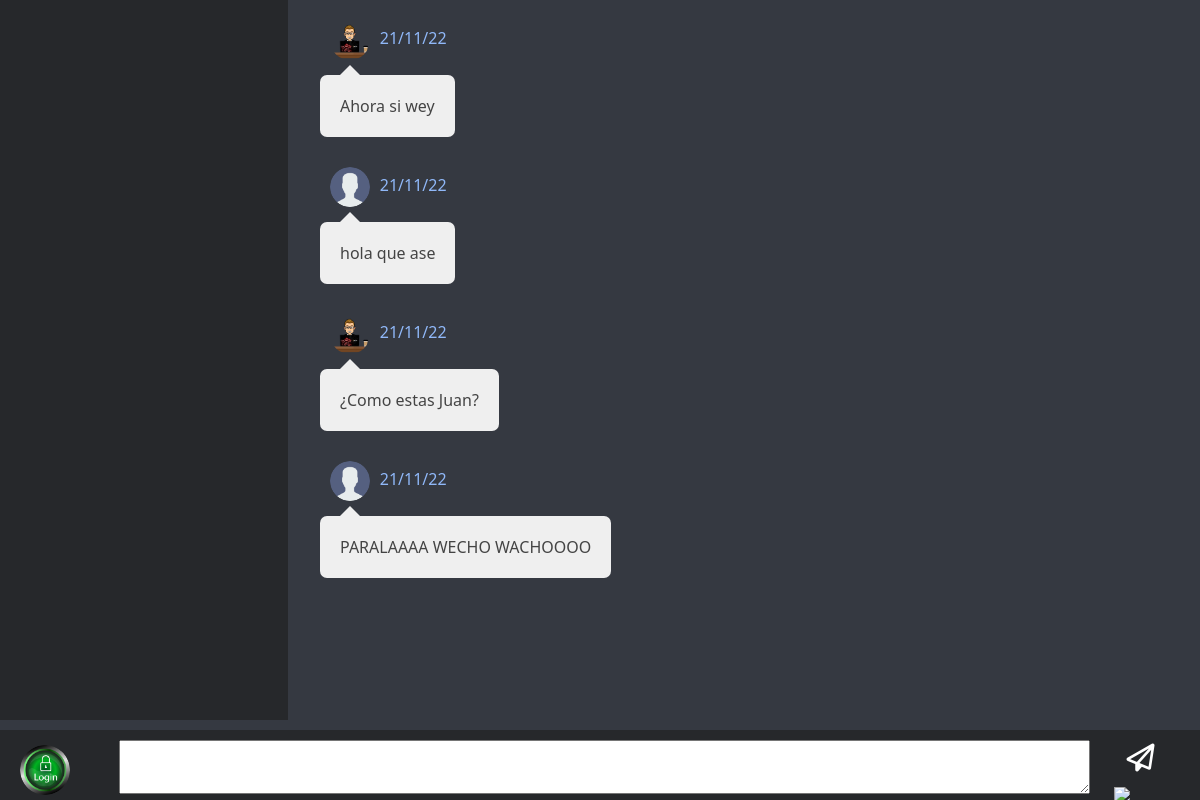
Before: / with the older database file.
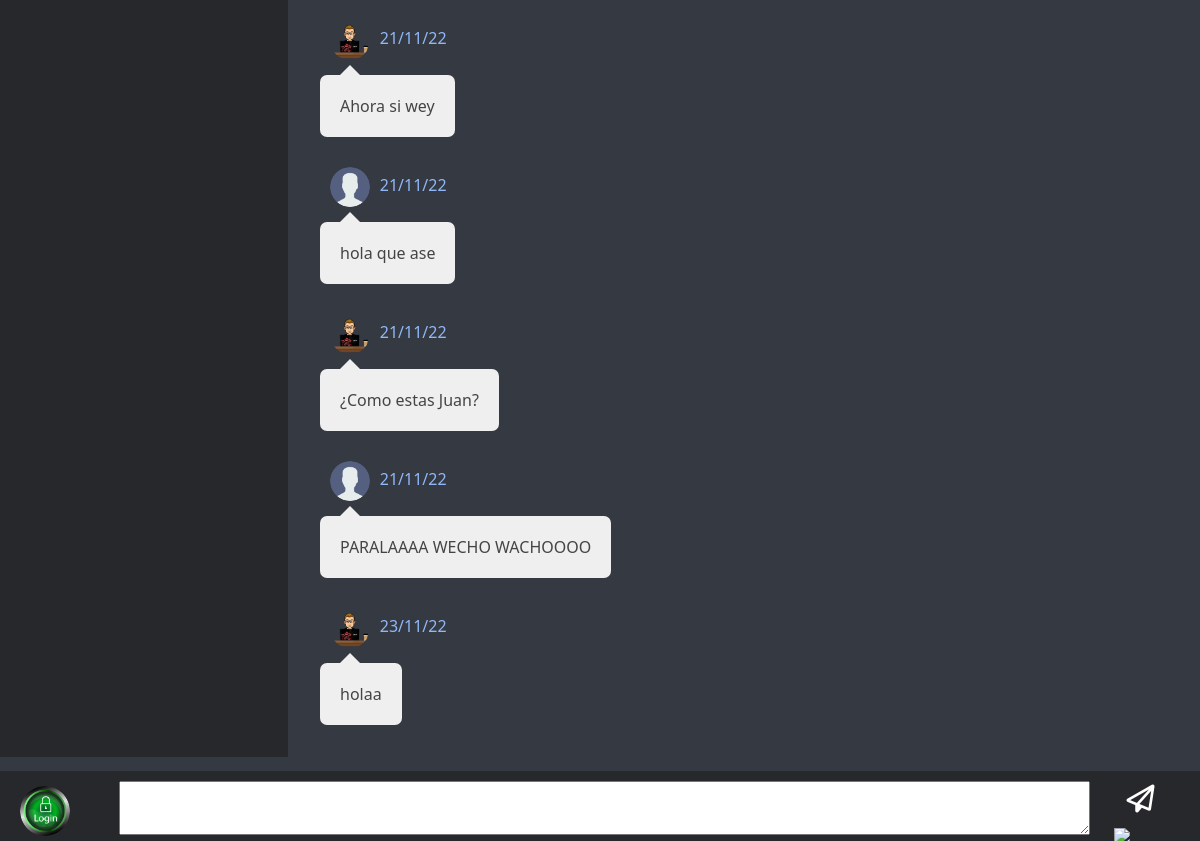
After: the same page with the newer database file.
### tables this page shows
CREATE TABLE `chat`  (
  `id` int NOT NULL AUTO_INCREMENT,
  `text` varchar(255) NOT NULL,
  `fecha` varchar(255) NOT NULL,
  `userid` int NOT NULL,
  `groupid` int NOT NULL,
  PRIMARY KEY (`id`) USING BTREE
);

CREATE TABLE `users`  (
  `id` int NOT NULL AUTO_INCREMENT,
  `user` varchar(255) NOT NULL,
  `firstname` varchar(255) NOT NULL,
  `lastname` varchar(255) NULL DEFAULT NULL,
  `password` varchar(255) NOT NULL,
  `rol` int NOT NULL DEFAULT 0,
  `img` varchar(255) NOT NULL DEFAULT 'default.png',
  `state` varchar(255) NOT NULL DEFAULT 'offline',
  `lastlogin` int NOT NULL,
  PRIMARY KEY (`id`) USING BTREE
);

### controllers/mainController.php (called while the page is built, shortened)
<?php
require_once('models/UserModel.php');
require_once('models/UserRepository.php');
require_once('models/ChatModel.php');
require_once('models/ChatRepository.php');
$repository = new ChatRepository();
$chats = $repository->getChats();
require_once('views/mainView.phtml');

### index.php (called while the page is built, shortened)
<?php
require_once("controllers/mainController.php");
?>

### models/ChatRepository.php (called while the page is built, shortened)
<?php
class ChatRepository {
    public static function getChats(){
        $chats = [];
        $db = Database::conexion();
        $q = "SELECT * FROM chat";
        $result = $db->query($q);
        if($result){
            while ($datos = $result->fetch_assoc()) {
                $chats[] = new Chats($datos);
            }
        }
        return $chats;
    }
}
?>

### models/UserRepository.php (called while the page is built, shortened)
<?php
class UserRepository
{
    public static function getUserById($id){
        $DB = Database::conexion();
        $result = $DB->query("SELECT * FROM users WHERE id = $id");
        if($result){
            $user = new User($result->fetch_assoc());
        }else $user = null;
        return $user;
    }
}

### models/ChatModel.php (called while the page is built, shortened)
<?php
class Chats
{
    private $text;
    private $user;
    private $date;
    public function __construct($datos)
    {
        $this->text = $datos['text'];
        $this->user = UserRepository::getUserById($datos['userid']);
        $this->date = $datos['fecha'];
    }
    public function getText()
    {
        return $this->text;
    }
    public function getUser(){
        return $this->user;
    }
    public function getDate(){
        return $this->date;
    }
}
?>

### models/UserModel.php (called while the page is built, shortened)
<?php
class User
{
    public $id;
    public $name;
    public $img;
    public function __construct ($row){
        $this->id = $row['id'];
        $this->name = $row['user'];
        $this->img = $row['img'];
    }
    public function getId(){
        return $this->id;
    }
    public function getName(){
        return $this->name;
    }
    public function getImg(){
        return 'views/img/users/'.$this->img;
    }
}

### views/mainView.phtml (the view, shortened to what this page needs)
<!DOCTYPE html>
<html>
<head>
    <link href="https://cdn.jsdelivr.net/npm/bootstrap@5.2.2/dist/css/bootstrap.min.css" rel="stylesheet"
>
    <link href="views/css/style.css" rel="stylesheet">
</head>
<body class="bg-secundary">
<div class="row w-100 h-100">
<?php
$login = null;
if (!$_SESSION['user']->getName()) {
    $login = 'index.php?login';
} else {
    $login = 'index.php?login&logout';
}
echo '<aside class="col-3 bg-primary" style="height: 90vh; overflow-y: scroll; overflow-x: hidden;">';
echo '</aside>';
echo '<section class="chat col-9" style="height: 90vh; overflow-y: scroll; overflow-x: hidden;">
        <div class="chat-history">
            <ul class="m-b-0">';
foreach ($chats as $chat) {
    $user = $chat->getUser();
    if($user->getId() == $_SESSION['user']->getId()){
        echo '<li class="clearfix">
                  <div class="message-data text-end pr-1">
                      <span class="message-data-time">'. $chat->getDate() .'</span>
                      <img src="'. $chat->getUser()->getImg() .'" alt="avatar">
                  </div>
                  <div class="message other-message float-right">
                    '.$chat->getText().'
                  </div>
              </li>';
    }else{
        echo '<li class="clearfix">
                  <div class="message-data msg-left">
                      <img src="'. $chat->getUser()->getImg() .'" alt="avatar">
                      <span class="message-data-time">'. $chat->getDate() .'</span>
                  </div>
                  <div class="message my-message">
                    '.$chat->getText().'
                  </div>
              </li>';
    }
}
echo '       </ul>
         </div>
      </section>';
?>
</div>
<footer class="footer bg-primary py-1">
    <div class="row h-100 mx-2">
        <div class="col-1 my-auto">
            <a href="<?php echo $login ?>">
                <img class="img-user" src="<?php echo $_SESSION['user']->getImg(); ?>">
            </a>
        </div>
        <form class="col-11 row px-0 mx-0" action="index.php?new_chat" method="POST">
            <div class="col-11 my-auto">
                <textarea name="message" class="h-75 w-100"></textarea>
            </div>
            <div class="col-1 my-auto">
                <button type="submit" class="btn" name="new_chat"><h3 class="m-0 p-0"><i
                                class="far fa-paper-plane text-white"></i></h3></button>
                <a href="index.php?new_group"><img src="views/img/more.svg" height="28px"></a>
            </div>
        </form>
    </div>
</footer>
</body>
</html>

### views/css/style.css (style rules this page uses)
.bg-primary { background: #26282B !important; }
.bg-secundary { background: #353941 !important; }
.img-user { border-radius: 50%; height: 50px; }
footer { position: fixed; bottom: 0; width: 100%; height: 70px; }
.chat .chat-history { padding: 20px; }
.chat .chat-history ul { padding: 0 }
.chat .chat-history ul li { list-style: none; margin-bottom: 30px }
.chat .chat-history ul li:last-child { margin-bottom: 0px }
.chat .chat-history .message-data { margin-bottom: 15px }
.chat .chat-history .message-data img { border-radius: 40px; width: 40px }
.chat .chat-history .message-data-time { color: #90B8F8; padding-left: 6px }
.chat .chat-history .message { color: #444; padding: 18px 20px; line-height: 26px; font-size: 16px; border-radius: 7px; display: inline-block; position: relative }
.chat .chat-history .message:after { bottom: 100%; right: 15px; border: solid transparent; content: " "; height: 0; width: 0; position: absolute; pointer-events: none; border-bottom-color: #fff; border-width: 10px; margin-left: -10px }
.chat .chat-history .my-message { background: #efefef }
.chat .chat-history .my-message:after { bottom: 100%; left: 30px; border: solid transparent; content: " "; height: 0; width: 0; position: absolute; pointer-events: none; border-bottom-color: #efefef; border-width: 10px; margin-left: -10px }
.clearfix:after { visibility: hidden; display: block; font-size: 0; content: " "; clear: both; height: 0 }
.msg-left { padding-left: 0.6rem; }

Changed rows visible on the page:
added chat: userid.img (picture), fecha "23/11/22", text "holaa"
